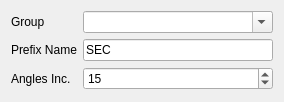
<?xml version="1.0" encoding="UTF-8"?>
<ui version="4.0">
 <class>Dialog</class>
 <widget class="QDialog" name="Dialog">
  <property name="geometry">
   <rect>
    <x>0</x>
    <y>0</y>
    <width>284</width>
    <height>102</height>
   </rect>
  </property>
  <property name="windowTitle">
   <string>Create Section Cuts</string>
  </property>
  <property name="windowIcon">
   <iconset>
    <normaloff>:/cfactor/images/cut.svg</normaloff>:/cfactor/images/cut.svg</iconset>
  </property>
  <layout class="QGridLayout" name="gridLayout">
   <item row="2" column="0" colspan="2">
    <widget class="QLabel" name="label_3">
     <property name="text">
      <string>Angles Inc.</string>
     </property>
    </widget>
   </item>
   <item row="0" column="2">
    <widget class="QComboBox" name="group">
     <property name="editable">
      <bool>true</bool>
     </property>
    </widget>
   </item>
   <item row="1" column="0" colspan="2">
    <widget class="QLabel" name="label_2">
     <property name="text">
      <string>Prefix Name</string>
     </property>
    </widget>
   </item>
   <item row="0" column="0">
    <widget class="QLabel" name="label">
     <property name="text">
      <string>Group</string>
     </property>
    </widget>
   </item>
   <item row="2" column="2">
    <widget class="QSpinBox" name="angles_inc">
     <property name="suffix">
      <string/>
     </property>
     <property name="minimum">
      <number>5</number>
     </property>
     <property name="maximum">
      <number>20</number>
     </property>
     <property name="singleStep">
      <number>5</number>
     </property>
     <property name="value">
      <number>15</number>
     </property>
    </widget>
   </item>
   <item row="1" column="2">
    <widget class="QLineEdit" name="prefix_name">
     <property name="text">
      <string>SEC</string>
     </property>
    </widget>
   </item>
  </layout>
 </widget>
 <resources/>
 <connections/>
</ui>
